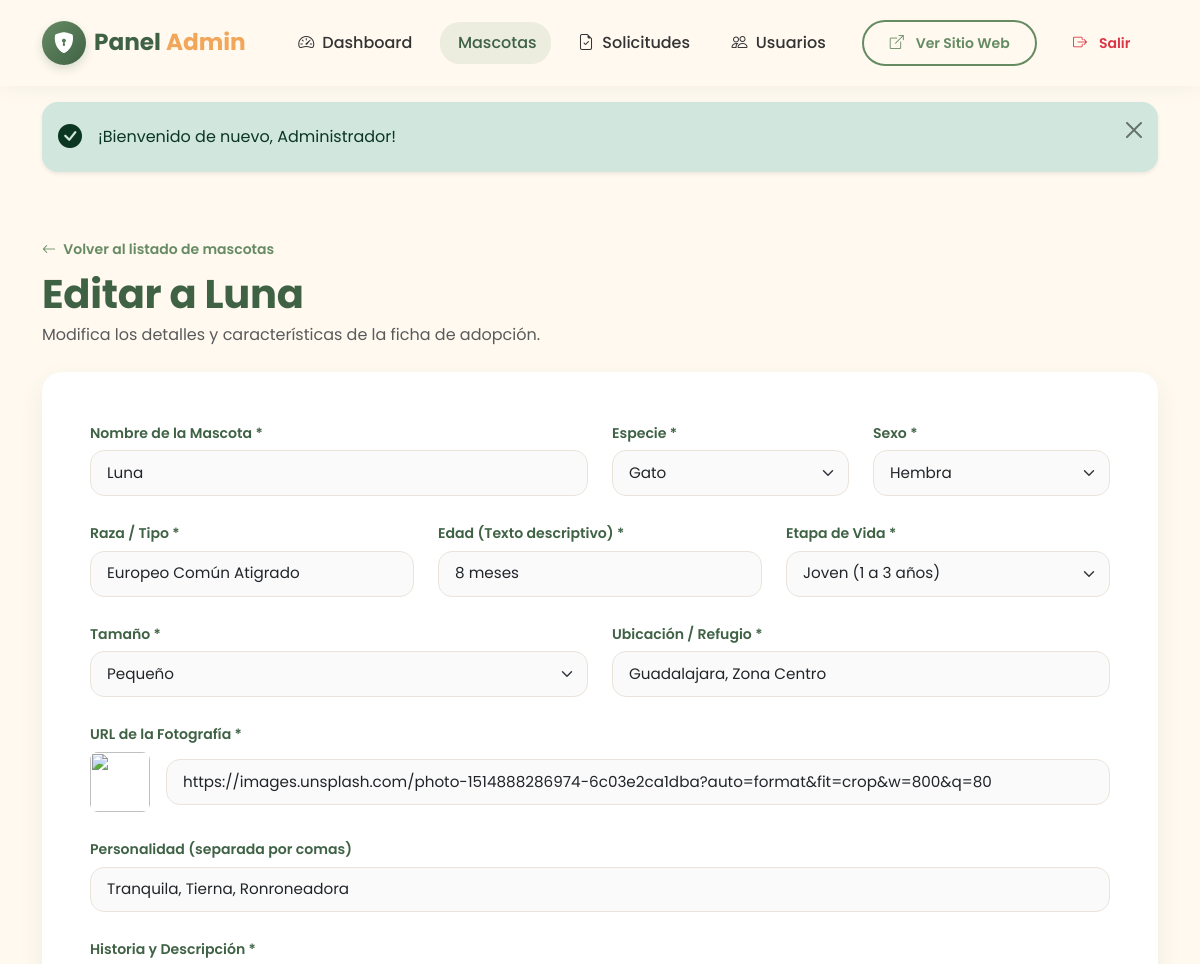
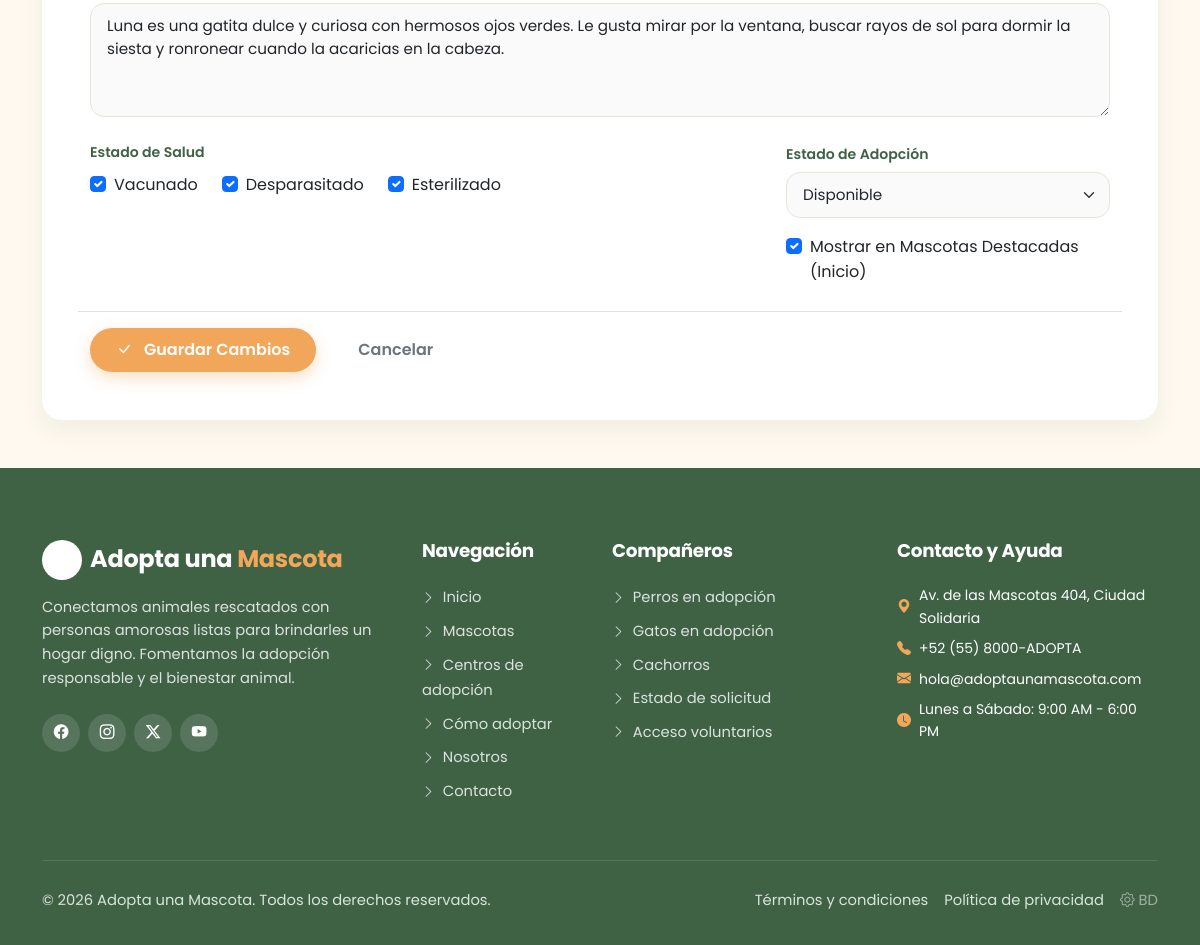
Screenshot of /admin/mascotas_editar.php?id=2 (signed in) with the database file from the repository (2 pictures, top to bottom).
### tables this page shows
CREATE TABLE IF NOT EXISTS `mascotas` (
  `id` INT AUTO_INCREMENT PRIMARY KEY,
  `nombre` VARCHAR(100) NOT NULL,
  `especie` ENUM('perro', 'gato') NOT NULL,
  `raza` VARCHAR(100) NOT NULL,
  `edad` VARCHAR(50) NOT NULL,
  `rango_edad` ENUM('cachorro', 'joven', 'adulto', 'senior') NOT NULL DEFAULT 'joven',
  `sexo` ENUM('Macho', 'Hembra') NOT NULL,
  `tamano` ENUM('Pequeño', 'Mediano', 'Grande') NOT NULL,
  `ubicacion` VARCHAR(150) NOT NULL,
  `foto` VARCHAR(255) NOT NULL,
  `fotos_adicionales` TEXT NULL,
  `descripcion` TEXT NOT NULL,
  `personalidad` VARCHAR(255) NULL,
  `vacunado` TINYINT(1) DEFAULT 1,
  `desparasitado` TINYINT(1) DEFAULT 1,
  `esterilizado` TINYINT(1) DEFAULT 1,
  `estado` ENUM('Disponible', 'En proceso', 'Adoptado') DEFAULT 'Disponible',
  `destacado` TINYINT(1) DEFAULT 0,
  `fecha_creacion` DATETIME DEFAULT CURRENT_TIMESTAMP
);

### config/pets_helper.php (called while the page is built, shortened)
<?php
require_once __DIR__ . '/db.php';
function getPetById($id) {
    $id = intval($id);
    $pdo = getDB();
    if ($pdo && $id > 0) {
        try {
            $stmt = $pdo->prepare("SELECT * FROM `mascotas` WHERE `id` = :id LIMIT 1");
            $stmt->execute([':id' => $id]);
            $pet = $stmt->fetch();
            if ($pet) return $pet;
        } catch (PDOException $e) {
            error_log("Error buscando mascota por ID: " . $e->getMessage());
        }
    }
    return null;
}
?>

### config/db.php (called while the page is built, shortened)
<?php
function sanitize($data) {
    return htmlspecialchars(trim((string)($data ?? '')), ENT_QUOTES, 'UTF-8');
}
?>

### admin/mascotas_editar.php (the view, shortened to what this page needs)
<?php
require_once __DIR__ . '/../config/db.php';
require_once __DIR__ . '/../config/pets_helper.php';
$id = isset($_GET['id']) ? intval($_GET['id']) : 0;
$mascota = getPetById($id);
require_once __DIR__ . '/admin_header.php';
?>
<div class="container py-4 py-md-5">
    <div class="mb-4">
        <a href="mascotas.php" class="text-verde small fw-semibold">
            <i class="bi bi-arrow-left me-1"></i> Volver al listado de mascotas
        </a>
        <h1 class="display-6 fw-bold text-verde-oscuro mt-2 mb-1">Editar a <?= sanitize($mascota['nombre']) ?></h1>
        <p class="text-muted mb-0">Modifica los detalles y características de la ficha de adopción.</p>
    </div>
    <div class="card card-custom p-4 p-md-5 border-0">
        <form method="POST" action="mascotas_editar.php?id=<?= $id ?>">
            <div class="row g-4">
                <div class="col-md-6">
                    <label class="form-label">Nombre de la Mascota *</label>
                    <input type="text" name="nombre" class="form-control" value="<?= sanitize($mascota['nombre']) ?>" required>
                </div>
                <div class="col-md-3">
                    <label class="form-label">Especie *</label>
                    <select name="especie" class="form-select" required>
                        <option value="gato" <?= ($mascota['especie'] === 'gato') ? 'selected' : '' ?>>Gato</option>
                    </select>
                </div>
                <div class="col-md-3">
                    <label class="form-label">Sexo *</label>
                    <select name="sexo" class="form-select" required>
                        <option value="Hembra" <?= ($mascota['sexo'] === 'Hembra') ? 'selected' : '' ?>>Hembra</option>
                    </select>
                </div>
                <div class="col-md-4">
                    <label class="form-label">Raza / Tipo *</label>
                    <input type="text" name="raza" class="form-control" value="<?= sanitize($mascota['raza']) ?>" required>
                </div>
                <div class="col-md-4">
                    <label class="form-label">Edad (Texto descriptivo) *</label>
                    <input type="text" name="edad" class="form-control" value="<?= sanitize($mascota['edad']) ?>" required>
                </div>
                <div class="col-md-4">
                    <label class="form-label">Etapa de Vida *</label>
                    <select name="rango_edad" class="form-select" required>
                        <option value="joven" <?= ($mascota['rango_edad'] === 'joven') ? 'selected' : '' ?>>Joven (1 a 3 años)</option>
                    </select>
                </div>
                <div class="col-md-6">
                    <label class="form-label">Tamaño *</label>
                    <select name="tamano" class="form-select" required>
                        <option value="Pequeño" <?= ($mascota['tamano'] === 'Pequeño') ? 'selected' : '' ?>>Pequeño</option>
                    </select>
                </div>
                <div class="col-md-6">
                    <label class="form-label">Ubicación / Refugio *</label>
                    <input type="text" name="ubicacion" class="form-control" value="<?= sanitize($mascota['ubicacion']) ?>" required>
                </div>
                <div class="col-12">
                    <label class="form-label">URL de la Fotografía *</label>
                    <div class="d-flex gap-3 align-items-center">
                        <img src="<?= sanitize($mascota['foto']) ?>" class="rounded-3" style="width: 60px; height: 60px; object-fit: cover;">
                        <input type="url" name="foto" class="form-control" value="<?= sanitize($mascota['foto']) ?>" required>
                    </div>
                </div>
                <div class="col-12">
                    <label class="form-label">Personalidad (separada por comas)</label>
                    <input type="text" name="personalidad" class="form-control" value="<?= sanitize($mascota['personalidad'] ?? '') ?>">
                </div>
                <div class="col-12">
                    <label class="form-label">Historia y Descripción *</label>
                    <textarea name="descripcion" rows="4" class="form-control" required><?= sanitize($mascota['descripcion']) ?></textarea>
                </div>
                <div class="col-md-8">
                    <label class="form-label d-block">Estado de Salud</label>
                    <div class="d-flex flex-wrap gap-4 mt-2">
                        <div class="form-check">
                            <input class="form-check-input" type="checkbox" name="vacunado" id="chkVac" value="1" <?= !empty($mascota['vacunado']) ? 'checked' : '' ?>>
                            <label class="form-check-label" for="chkVac">Vacunado</label>
                        </div>
                        <div class="form-check">
                            <input class="form-check-input" type="checkbox" name="desparasitado" id="chkDesp" value="1" <?= !empty($mascota['desparasitado']) ? 'checked' : '' ?>>
                            <label class="form-check-label" for="chkDesp">Desparasitado</label>
                        </div>
                        <div class="form-check">
                            <input class="form-check-input" type="checkbox" name="esterilizado" id="chkEster" value="1" <?= !empty($mascota['esterilizado']) ? 'checked' : '' ?>>
                            <label class="form-check-label" for="chkEster">Esterilizado</label>
                        </div>
                    </div>
                </div>
                <div class="col-md-4">
                    <label class="form-label">Estado de Adopción</label>
                    <select name="estado" class="form-select">
                        <option value="Disponible" <?= ($mascota['estado'] === 'Disponible') ? 'selected' : '' ?>>Disponible</option>
                    </select>
                    <div class="form-check mt-3">
                        <input class="form-check-input" type="checkbox" name="destacado" id="chkDest" value="1" <?= !empty($mascota['destacado']) ? 'checked' : '' ?>>
                        <label class="form-check-label" for="chkDest">Mostrar en Mascotas Destacadas (Inicio)</label>
                    </div>
                </div>
                <div class="col-12 mt-4 pt-3 border-top d-flex gap-3">
                    <button type="submit" class="btn btn-naranja text-white px-4 py-2 fs-6">
                        <i class="bi bi-check-lg me-1"></i> Guardar Cambios
                    </button>
                    <a href="mascotas.php" class="btn btn-outline-secondary px-4 py-2">Cancelar</a>
                </div>
            </div>
        </form>
    </div>
</div>
<?php require_once __DIR__ . '/../includes/footer.php'; ?>

### css/styles.css (style rules this page uses)
:root { --bg-crema: #FFF9F0; --verde-principal: #668B63; --verde-oscuro: #3F6245; --naranja-acento: #F2A65A; --naranja-hover: #e09244; --blanco: #FFFFFF; --texto-principal: #333333; --texto-secundario: #666666; --borde-suave: #EAE3D9; --sombra-suave: 0 10px 25px rgba(63, 98, 69, 0.08); --sombra-hover: 0 16px 32px rgba(63, 98, 69, 0.15); --radio-card: 20px; --radio-btn: 50px; --transicion: all 0.3s cubic-bezier(0.25, 0.8, 0.25, 1); }
body { font-family: 'Poppins', -apple-system, BlinkMacSystemFont, "Segoe UI", Roboto, sans-serif; background-color: var(--bg-crema); color: var(--texto-principal); line-height: 1.6; overflow-x: hidden; }
h1, h2, h3, h4, h5, h6 { color: var(--verde-oscuro); font-weight: 700; letter-spacing: -0.3px; }
a { color: var(--verde-principal); text-decoration: none; transition: var(--transicion); }
.bg-crema { background-color: var(--bg-crema) !important; }
.text-verde { color: var(--verde-principal) !important; }
.text-verde-oscuro { color: var(--verde-oscuro) !important; }
.btn { border-radius: var(--radio-btn); font-weight: 600; padding: 0.65rem 1.6rem; transition: var(--transicion); display: inline-flex; align-items: center; justify-content: center; gap: 0.5rem; border: 2px solid transparent; }
.btn-naranja { background-color: var(--naranja-acento); color: #FFFFFF !important; box-shadow: 0 6px 16px rgba(242, 166, 90, 0.35); }
.card-custom { background-color: var(--blanco); border: none; border-radius: var(--radio-card); box-shadow: var(--sombra-suave); transition: var(--transicion); overflow: hidden; }
.form-label { font-weight: 600; font-size: 0.88rem; color: var(--verde-oscuro); margin-bottom: 0.4rem; }
.form-control, .form-select { border-radius: 14px; padding: 0.65rem 1rem; border: 1.5px solid var(--borde-suave); background-color: #FAFAFA; font-size: 0.95rem; transition: var(--transicion); }

### rows the page displays
mascotas: nombre "Luna", especie "Gato", sexo "Hembra", raza "Europeo Común Atigrado", edad "8 meses", rango_edad "Joven (1 a 3 años)", tamano "Pequeño", ubicacion "Guadalajara, Zona Centro", foto "https://images.unsplash.com/photo-1514888286974-6c03e2ca1dba?auto=format&fit=crop&w=800&q=80", personalidad "Tranquila, Tierna, Ronroneadora", descripcion "Luna es una gatita dulce y curiosa con hermosos ojos verdes. Le gusta mirar por la ventana, buscar rayos de sol para dormir la siesta y ronronear cuando la acaricias en la cabeza.", vacunado "☑", desparasitado "☑", esterilizado "☑", estado "Disponible", destacado "☑"

### other values shown
$flash['mensaje'] "¡Bienvenido de nuevo, Administrador!"
